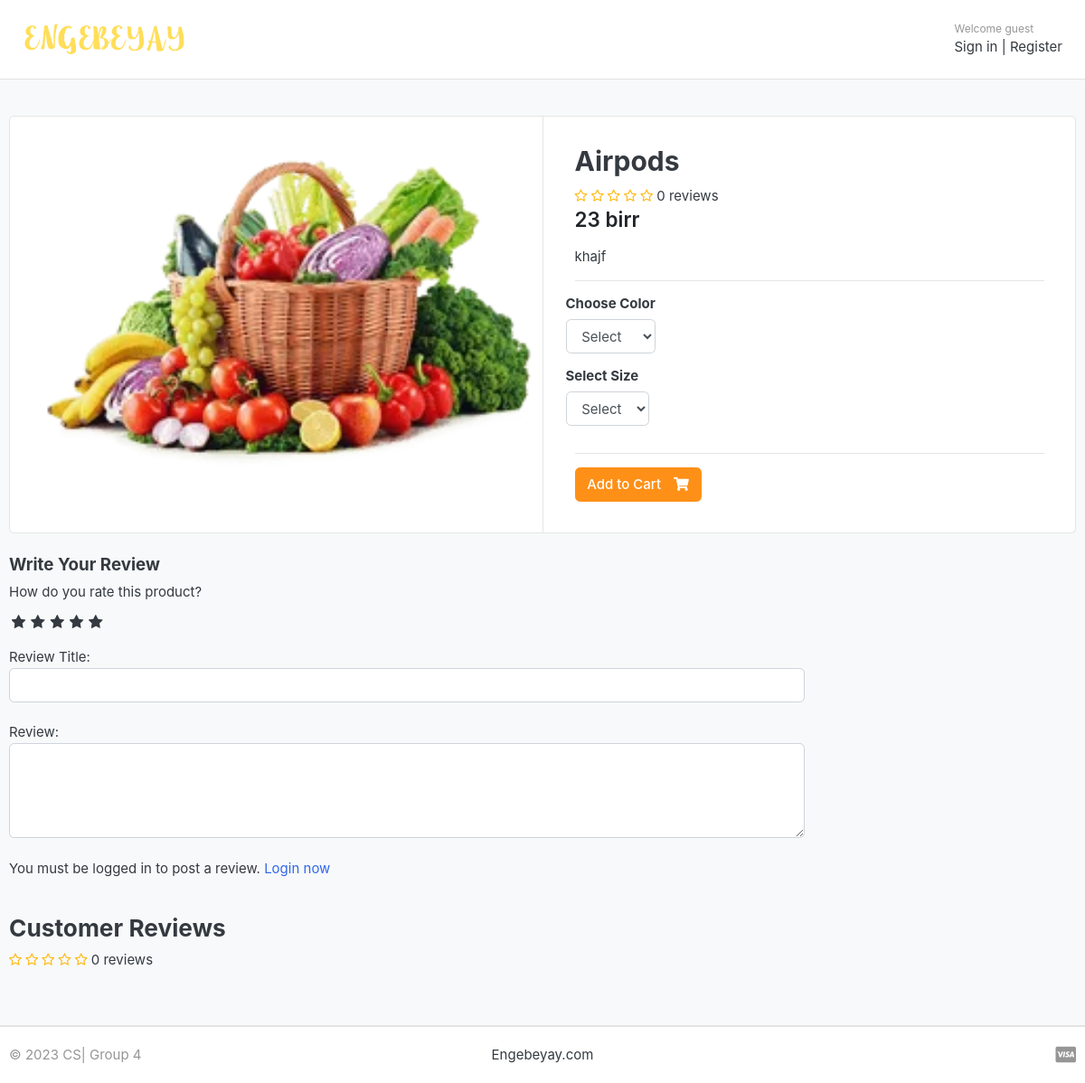
Before: /store/category/clothes/ip/ with the older database file.
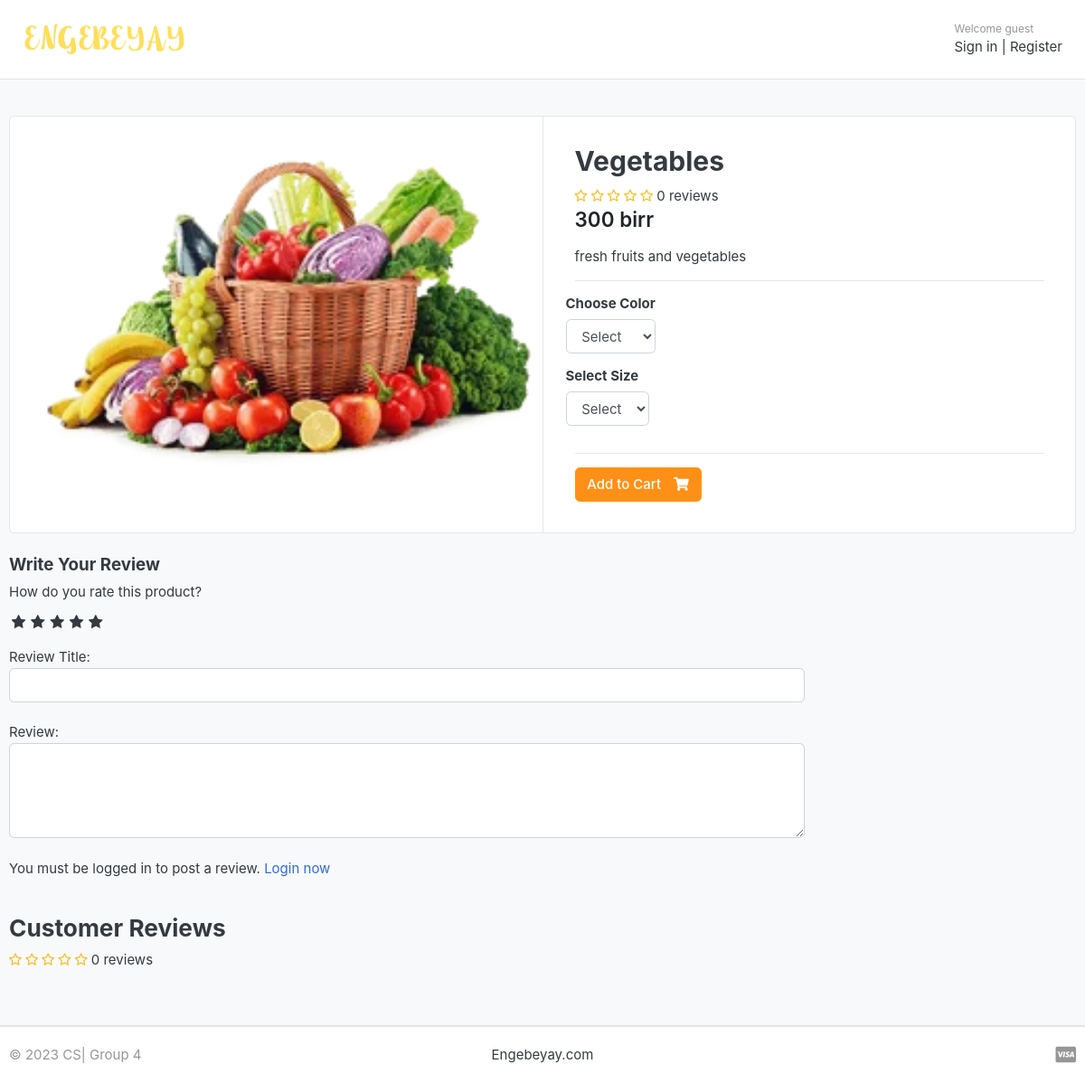
After: the same page with the newer database file.
### store/models.py (models this page shows, shortened)
class Product(models.Model):
    owner          =models.ForeignKey(Account, on_delete=models.CASCADE, null=True, blank=True
                                         )
    product_name    = models.CharField(max_length=200, unique=True)
    slug            = models.SlugField(max_length=200, unique=True)
    description     = models.TextField(max_length=500, blank=True)
    price           = models.IntegerField()
    images          = models.ImageField(upload_to='photos/products')
    stock           = models.IntegerField()
    is_available    = models.BooleanField(default=True)
    category        = models.ForeignKey(Category, on_delete=models.CASCADE)
    created_date    = models.DateTimeField(auto_now_add=True)
    modified_date   = models.DateTimeField(auto_now=True)
    def averageReview(self):
        reviews = ReviewRating.objects.filter(product=self, status=True).aggregate(average=Avg('rating'))
        avg = 0
        if reviews['average'] is not None:
            avg = float(reviews['average'])
        return avg
    def countReview(self):
        reviews = ReviewRating.objects.filter(product=self, status=True).aggregate(count=Count('id'))
        count = 0
        if reviews['count'] is not None:
            count = int(reviews['count'])
        return count

### store/views.py (the view)
def product_detail(request, category_slug, product_slug):
    try:
        single_product = Product.objects.get(
            category__slug=category_slug, slug=product_slug)
        in_cart = CartItem.objects.filter(cart__cart_id=_cart_id(
            request), product=single_product).exists()
    except Exception as e:
        raise e
    if request.user.is_authenticated:
        try:
            orderproduct = OrderProduct.objects.filter(
                user=request.user, product_id=single_product.id).exists()
        except OrderProduct.DoesNotExist:
            orderproduct = None
    else:
        orderproduct = None
    reviews = ReviewRating.objects.filter(
        product_id=single_product.id, status=True)
    context = {
        'single_product': single_product,
        'in_cart': in_cart,
        'orderproduct': orderproduct,
        'reviews': reviews,
    }
    return render(request, 'store/product_detail.html', context)

### carts/context_processors.py (called while the page is built)
def counter(request):
    cart_count = 0
    if 'admin' in request.path:
        return {}
    else:
        try:
            cart = Cart.objects.filter(cart_id=_cart_id(request))
            if request.user.is_authenticated:
                cart_items = CartItem.objects.all().filter(user=request.user)
            else:
                cart_items = CartItem.objects.all().filter(cart=cart[:1])
            for cart_item in cart_items:
                cart_count += cart_item.quantity
        except Cart.DoesNotExist:
            cart_count = 0
    return dict(cart_count=cart_count)

### carts/views.py (called while the page is built)
def _cart_id(request):
    cart = request.session.session_key
    if not cart:
        cart = request.session.create()
    return cart

### category/context_processors.py (called while the page is built)
def menu_links(request):
    links = Category.objects.all()
    return dict(links=links)

### store/models.py (called while the page is built)
    def colors(self):
        return super(VariationManager, self).filter(variation_category='color', is_active=True)

    def sizes(self):
        return super(VariationManager, self).filter(variation_category='size', is_active=True)

### templates/store/product_detail.html (shortened to what the changed rows need)
{% extends 'base.html' %}
{% load static %}
{% block content %}
<section class="section-content padding-y bg">
	<div class="container">
		<div class="card">
			<div class="row no-gutters">
				<aside class="col-md-6">
					<article class="gallery-wrap">
						<div class="img-big-wrap">
							<a href="#"><img src="{{ single_product.images.url }}"></a>
						</div>
					</article>
				</aside>
				<main class="col-md-6 border-left">
					<form action="{% url 'add_cart' single_product.id %}" method="POST">
						<article class="content-body">
							<h2 class="title">{{ single_product.product_name }}</h2>
							<div class="rating-star">
								<span>
									<i class="fa fa-star{% if single_product.averageReview < 0.5 %}-o{% elif single_product.averageReview >= 0.5 and single_product.averageReview < 1 %}-half-o {% endif %}"
										aria-hidden="true"></i>
									<i class="fa fa-star{% if single_product.averageReview < 1.5 %}-o{% elif single_product.averageReview >= 1.5 and single_product.averageReview < 2 %}-half-o {% endif %}"
										aria-hidden="true"></i>
									<i class="fa fa-star{% if single_product.averageReview < 2.5 %}-o{% elif single_product.averageReview >= 2.5 and single_product.averageReview < 3 %}-half-o {% endif %}"
										aria-hidden="true"></i>
									<i class="fa fa-star{% if single_product.averageReview < 3.5 %}-o{% elif single_product.averageReview >= 3.5 and single_product.averageReview < 4 %}-half-o {% endif %}"
										aria-hidden="true"></i>
									<i class="fa fa-star{% if single_product.averageReview < 4.5 %}-o{% elif single_product.averageReview >= 4.5 and single_product.averageReview < 5 %}-half-o {% endif %}"
										aria-hidden="true"></i>
									<span>{{single_product.countReview}} reviews</span>
								</span>
							</div>
							<div class="mb-3">
								<var class="price h4"> {{single_product.price}} birr</var>
							</div>
							<p>{{ single_product.description }}</p>
							<hr>
							<div class="row">
								<div class="item-option-select">
								</div>
							</div>
							<div class="row">
								<div class="item-option-select">
								</div>
							</div>
							<hr>
							{% if single_product.stock <= 0 %} <h5 class="text-danger">Out of Stock</h5>
								{% else %}
								<button type="submit" class="btn  btn-warning"> <span class="text">Add to Cart</span> <i
										class="fas fa-shopping-cart"></i> </button>
								{% endif %}
						</article>
					</form>
				</main>
			</div>
		</div>
		<br>
		<div class="row">
			<div class="col-md-9">
				<br>
				<header class="section-heading">
					<div class="rating-star">
						<span>
							<i class="fa fa-star{% if single_product.averageReview < 0.5 %}-o{% elif single_product.averageReview >= 0.5 and single_product.averageReview < 1 %}-half-o {% endif %}"
								aria-hidden="true"></i>
							<i class="fa fa-star{% if single_product.averageReview < 1.5 %}-o{% elif single_product.averageReview >= 1.5 and single_product.averageReview < 2 %}-half-o {% endif %}"
								aria-hidden="true"></i>
							<i class="fa fa-star{% if single_product.averageReview < 2.5 %}-o{% elif single_product.averageReview >= 2.5 and single_product.averageReview < 3 %}-half-o {% endif %}"
								aria-hidden="true"></i>
							<i class="fa fa-star{% if single_product.averageReview < 3.5 %}-o{% elif single_product.averageReview >= 3.5 and single_product.averageReview < 4 %}-half-o {% endif %}"
								aria-hidden="true"></i>
							<i class="fa fa-star{% if single_product.averageReview < 4.5 %}-o{% elif single_product.averageReview >= 4.5 and single_product.averageReview < 5 %}-half-o {% endif %}"
								aria-hidden="true"></i>
							<span>{{single_product.countReview}} reviews</span>
						</span>
					</div>
				</header>
			</div>
		</div>
	</div>
</section>
{% endblock %}

Changed rows visible on the page:
changed Product: product_name "Airpods" → "Vegetables"; price "23" → "300"; description "khajf" → "fresh fruits and vegetables"
